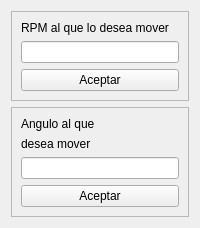
               <widget class="QWidget" name="rpm_manual_page">
                <layout class="QVBoxLayout" name="verticalLayout_29">
                 <item>
                  <widget class="QFrame" name="frame_22">
                   <property name="frameShape">
                    <enum>QFrame::StyledPanel</enum>
                   </property>
                   <property name="frameShadow">
                    <enum>QFrame::Raised</enum>
                   </property>
                   <layout class="QVBoxLayout" name="verticalLayout_30">
                    <item>
                     <widget class="QLabel" name="label_25">
                      <property name="text">
                       <string>RPM al que lo desea mover</string>
                      </property>
                     </widget>
                    </item>
                    <item>
                     <widget class="QLineEdit" name="lineEdit_12"/>
                    </item>
                    <item>
                     <widget class="QPushButton" name="pushButton_5">
                      <property name="text">
                       <string>Aceptar</string>
                      </property>
                     </widget>
                    </item>
                   </layout>
                  </widget>
                 </item>
                 <item>
                  <widget class="QFrame" name="frame_23">
                   <property name="frameShape">
                    <enum>QFrame::StyledPanel</enum>
                   </property>
                   <property name="frameShadow">
                    <enum>QFrame::Raised</enum>
                   </property>
                   <layout class="QVBoxLayout" name="verticalLayout_31">
                    <item>
                     <widget class="QLabel" name="label_26">
                      <property name="text">
                       <string>Angulo al que </string>
                      </property>
                     </widget>
                    </item>
                    <item>
                     <widget class="QLabel" name="label_27">
                      <property name="text">
                       <string>desea mover</string>
                      </property>
                     </widget>
                    </item>
                    <item>
                     <widget class="QLineEdit" name="lineEdit_11"/>
                    </item>
                    <item>
                     <widget class="QPushButton" name="pushButton_4">
                      <property name="text">
                       <string>Aceptar</string>
                      </property>
                     </widget>
                    </item>
                   </layout>
                  </widget>
                 </item>
                </layout>
               </widget>
